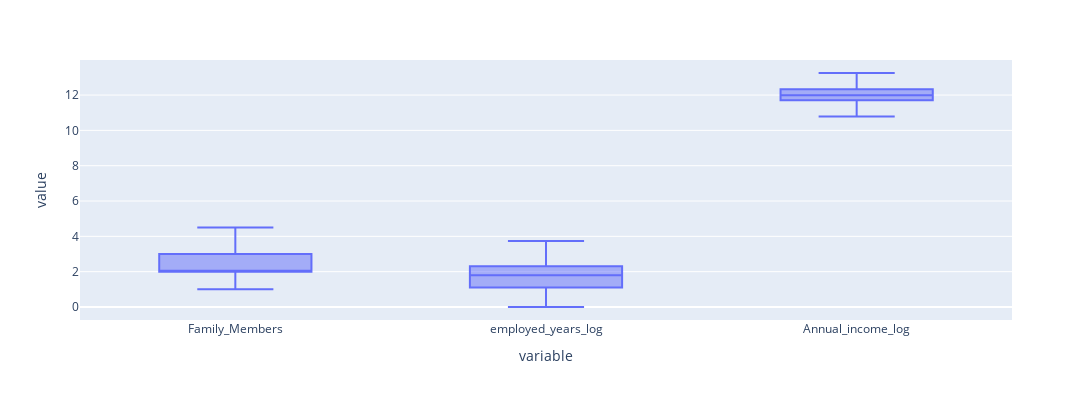

Notebook code for this chart:
### Code cell
fig = px.box(cccc, y=['Family_Members','employed_years_log','Annual_income_log'], width=1400, height=400)
fig.show()

### Figure 1 — Plotly figure (JSON) as saved in the notebook; plotly's stock layout.template omitted (floating-point values rounded to 4 significant figures; data arrays with more than 128 entries replaced by an {"elided": "..."} marker saying what was removed)
{"data": [{"alignmentgroup": "True", "hovertemplate": "variable=%{x}<br>value=%{y}<extra></extra>", "legendgroup": "", "marker": {"color": "#636efa"}, "name": "", "notched": false, "offsetgroup": "", "orientation": "v", "showlegend": false, "type": "box", "x": {"elided": "4158 str values"}, "x0": " ", "xaxis": "x", "y": {"elided": "4158 float values"}, "y0": " ", "yaxis": "y"}], "layout": {"boxmode": "group", "height": 400, "legend": {"tracegroupgap": 0}, "margin": {"t": 60}, "width": 1400, "xaxis": {"anchor": "y", "domain": [0, 1], "title": {"text": "variable"}}, "yaxis": {"anchor": "x", "domain": [0, 1], "title": {"text": "value"}}}}
